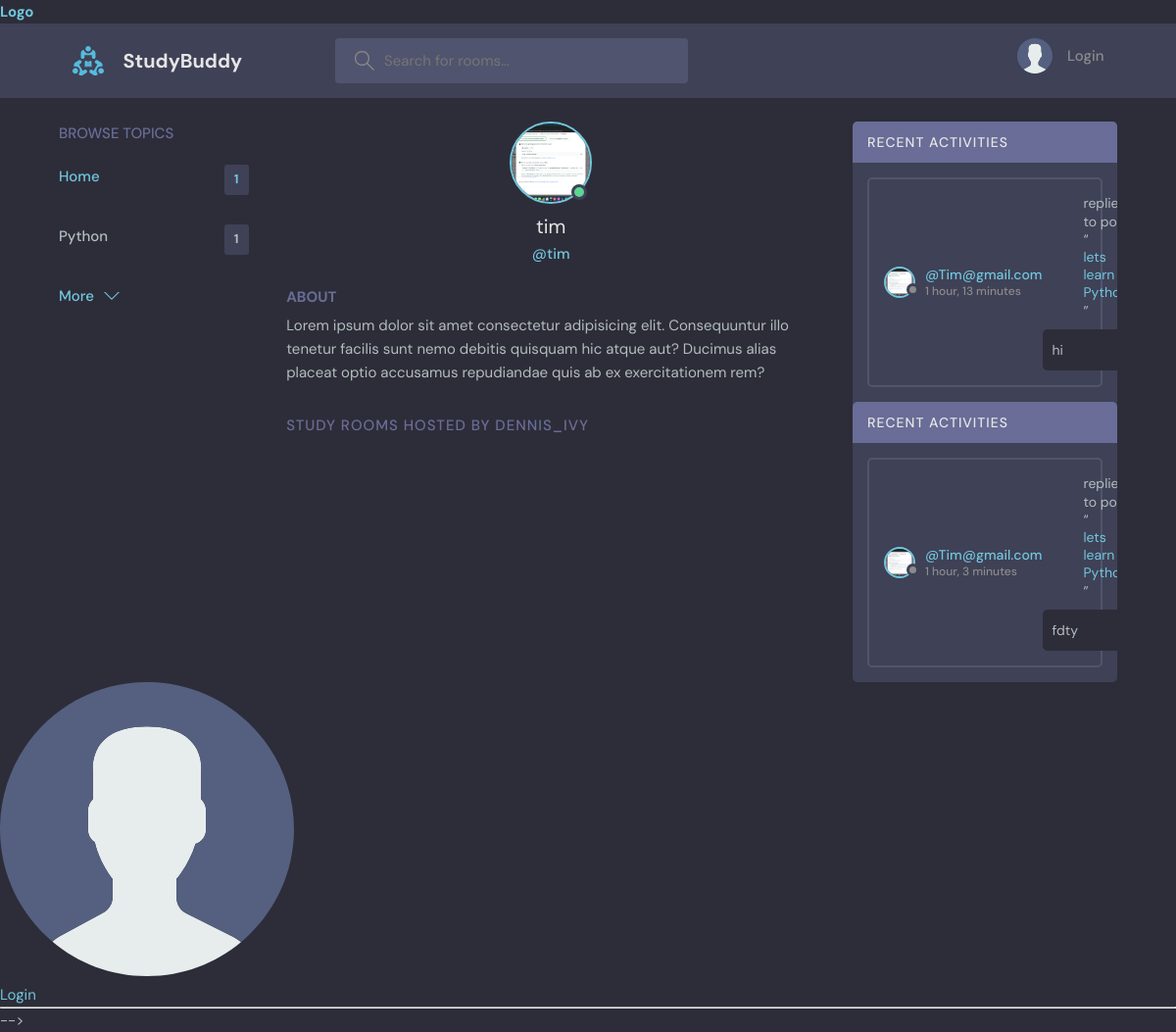
The app's page /user-profile/3 with its own data.
### base/models.py (models this page shows, shortened)
class Topic(models.Model):
    name=models.CharField(max_length=200)

class User(AbstractUser):
    name =models.CharField(max_length=200,null=True)
    email=models.EmailField(unique=True,null=True)
    bio=models.TextField(null=True)
    avatar=models.ImageField(null=True,default='avatar.svg')
    USERNAME_FIELD='email'
    REQUIRED_FIELDS=[]

class Message(models.Model):
    user=models.ForeignKey(User,on_delete=models.CASCADE)
    room=models.ForeignKey(Room,on_delete=models.CASCADE)
    body=models.TextField()
    updated=models.DateTimeField(auto_now=True)
    created=models.DateTimeField(auto_now_add=True)

class Room(models.Model):
    host=models.ForeignKey(User,on_delete=models.SET_NULL,null=True)
    topic=models.ForeignKey(Topic,on_delete=models.SET_NULL,null=True)
    name=models.CharField(max_length=200)
    description=models.TextField(null=True,blank=True)
    participant=models.ManyToManyField(User,related_name='participants')
    updated=models.DateTimeField(auto_now=True)
    created=models.DateTimeField(auto_now_add=True)
    class Meta:
        ordering=['-updated','-created']

### base/views.py (the view)
# urls.py: path('user-profile/<str:pk>', views.userProfile,name="user-profile"),
def userProfile(request,pk):
    user=User.objects.get(id=pk)
    rooms=user.room_set.all()
    room_message=user.message_set.all()
    topics=Topic.objects.all()
    context={'user':user,'room_message':room_message,'topics':topics,'rooms':rooms}
    return render(request,'base/profile.html',context)

### base/template/base/profile.html (shortened to what this page needs)
{%extends 'main.html'%}
{%block content%}
  <main class="profile-page layout layout--3">
    <div class="container">
      {%include 'base/topics_components.html'%}
      <div class="roomList">
        <div class="profile">
          <div class="profile__avatar">
            <div class="avatar avatar--large active">
              <img src="{{user.avatar.url}}" />
            </div>
          </div>
          <div class="profile__info">
            <h3>{{user.username}}</h3>
            <p>@{{user.username}}</p>
          </div>
          <div class="profile__about">
            <h3>About</h3>
            <p>
              Lorem ipsum dolor sit amet consectetur adipisicing elit. Consequuntur illo tenetur
              facilis sunt nemo debitis quisquam hic atque aut? Ducimus alias placeat optio
              accusamus repudiandae quis ab ex exercitationem rem?
            </p>
          </div>
        </div>
        <div class="roomList__header">
          <div>
            <h2>Study Rooms Hosted by dennis_ivy</a>
            </h2>
          </div>
        </div>
      </div>
      {%include 'base/activity_component.html'%}
    </div>
  </main>
  {%endblock%}

### template/main.html (shortened to what this page needs)
<!DOCTYPE html>
{%load static%}
<html lang="en">
  <head>
    <link rel="stylesheet" href="{%static 'styles/style.css'%}" />
  </head>
  <body>
     {%include 'nav.html'%}
    {%block content%}
    {%endblock%}
  </body>
</html>
{%include 'nav.html'%}
<hr>
</body>
</html> -->

### template/nav.html (shortened to what this page needs)
<a href=""><h1>Logo</h1></a>
    {%load static%}
<header class="header header--loggedIn">
    <div class="container">
      <a href="/" class="header__logo">
        <img src="{%static 'images/logo.svg'%}" />
        <h1>StudyBuddy</h1>
      </a>
      <form class="header__search" method="GET" action="/">
        <label>
          <input name="q" placeholder="Search for rooms..." />
        </label>
      </form>
      <nav class="header__menu">
        {%if request.user.is_authenticated%}
        <div class="header__user">
          <a href="/update-user">
            <div class="avatar avatar--medium active">
              <img src="{{request.user.avatar.url}}" />
            </div>
            <p>{{request.user.username}} <span>@{{request.user.username}}</span></p>
          </a>
          <button class="dropdown-button">
            <svg version="1.1" xmlns="http://www.w3.org/2000/svg" width="32" height="32" viewBox="0 0 32 32">
              <title>chevron-down</title>
              <path d="M16 21l-13-13h-3l16 16 16-16h-3l-13 13z"></path>
            </svg>
          </button>
        </div>
        {%else%}
        <a href="/login">
          <img src="{%static 'images/avatar.svg'%}" />
          <p>Login</p>
        </a>
        {%endif%}
      </nav>
    </div>
  </header>

### base/template/base/topics_components.html
 <div class="topics">
      <div class="topics__header">
        <h2>Browse Topics</h2>
      </div>
      <ul class="topics__list">
        <li>
          <a href="/" class="active">Home <span>{{topics.count}}</span></a>
        </li>
        {%for topic in topics%}
        <li>
          <a href="/?q={{topic.name}}">{{topic.name}} <span>{{topic.room_set.all.count}}</span></a>
        </li>
        {%endfor%}
      </ul>
      <a class="btn btn--link" href="/topics">
        More
        <svg version="1.1" xmlns="http://www.w3.org/2000/svg" width="32" height="32" viewBox="0 0 32 32">
          <title>chevron-down</title>
          <path d="M16 21l-13-13h-3l16 16 16-16h-3l-13 13z"></path>
        </svg>
      </a>
    </div>

### base/template/base/activity_component.html (shortened to what this page needs)
{%for message in room_message%}
<div class="activities">
    <div class="activities__header">
      <h2>Recent Activities</h2>
    </div>
    <div class="activities__box">
      <div class="activities__boxHeader roomListRoom__header">
        <a href="/user-profile/{{message.user.id}}" class="roomListRoom__author">
          <div class="avatar avatar--small">
            <img src="{{message.user.avatar.url}}" />
          </div>
          <p>
            @{{message.user}}
            <span>{{message.created|timesince}}</span>
          </p>
        </a>
      <div class="activities__boxContent">
        <p>replied to post “<a href="/room/{{message.room.id}}">{{message.room.name}}</a>”</p>
        <div class="activities__boxRoomContent">
         {{message.body}}
        </div>
      </div>
    </div>
  </div>
  {%endfor%}

### records on screen
Topic: name "Python", room_set.all.count "1"
User: avatar (picture), username "tim"
Message: user.avatar (picture), user "Tim@gmail.com", created "1 hour, 13 minutes", room.name "lets learn…", body "hi"
Message: user.avatar (picture), user "Tim@gmail.com", created "1 hour, 3 minutes", room.name "lets learn…", body "fdty"

### other values on screen
{{ topics.count }} "1"
